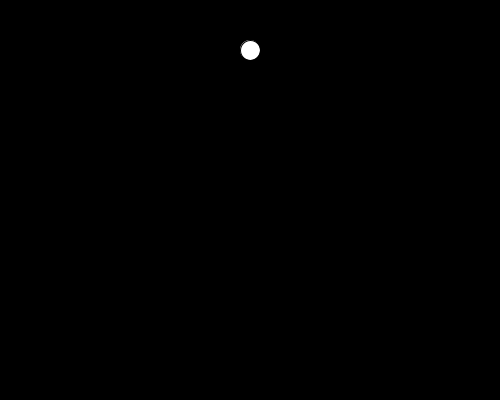
Frame 1 (no input)
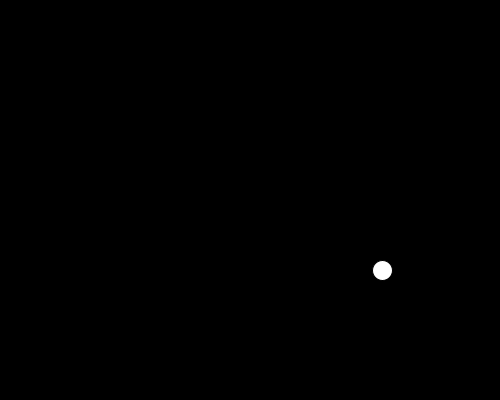
Frame 60 (the mouse pressed at the canvas centre just before this capture)
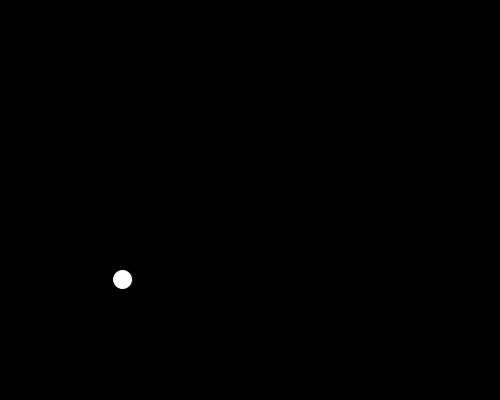
Frame 120 (the mouse held since frame 60 and released just before this capture)

The Processing sketch that drew these frames (run headless with seeded random() and noise(); from frame 60 on, the mouse is pressed at the canvas centre):

// Processing sketch: q5_9
// ── q5_9.pde
float r = 150;
float t = 270;
float d = 20;

void setup() {
  size(500, 400);
}

void draw() {
  translate(width / 2, height / 2);
  float x = r * cos(radians(t));
  float y = r * sin(radians(t));
  background(0);
  ellipse(x, y, d, d);
  t += 2;
}
